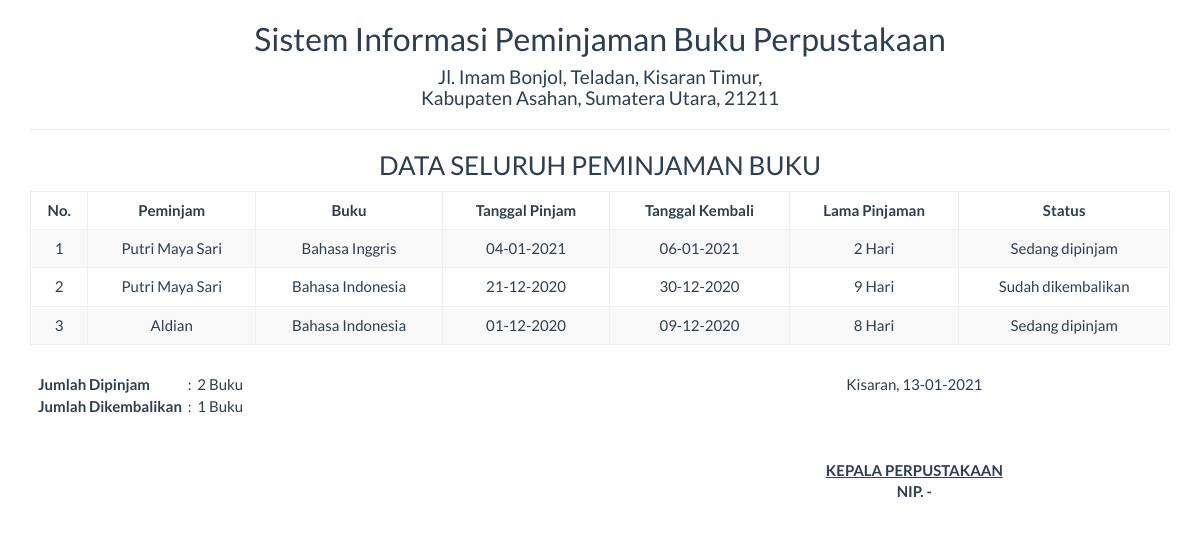
Screenshot of /report/peminjaman_semua.php with the database file from the repository.
### tables this page shows
CREATE TABLE `pinjam` (
  `id_pinjam` int(11) NOT NULL,
  `id_anggota` int(11) NOT NULL,
  `id_buku` int(11) NOT NULL,
  `tgl_pinjam` date NOT NULL,
  `tgl_kembali` date NOT NULL,
  `status_pinjam` varchar(20) NOT NULL
);

CREATE TABLE `anggota` (
  `id_anggota` int(11) NOT NULL,
  `nama` varchar(255) DEFAULT NULL,
  `alamat` varchar(255) DEFAULT NULL,
  `status_pekerjaan` varchar(255) DEFAULT NULL,
  `no_telpon` varchar(20) DEFAULT NULL
);

CREATE TABLE `buku` (
  `id_buku` int(11) NOT NULL,
  `judul` varchar(255) DEFAULT NULL,
  `pengarang` varchar(255) DEFAULT NULL,
  `penerbit` varchar(255) DEFAULT NULL,
  `tahun` varchar(10) DEFAULT NULL,
  `jumlah` int(11) DEFAULT NULL
);

### report/peminjaman_semua.php (the view, shortened to what this page needs)
<!DOCTYPE html>
<html>
    <head>
        <link href="../Assets/css/bootstrap.min.css" rel="stylesheet" type="text/css"/>
    </head>
    <body onload="print()">
        <?php
        include '../config/koneksi.php';
        ?>
        <div class="container">
            <div class='row'>
                <div class="col-sm-12">
                    <div class="text-center">
                        <h2>Sistem Informasi Peminjaman Buku Perpustakaan </h2>
                        <h4>Jl. Imam Bonjol, Teladan, Kisaran Timur, <br> Kabupaten Asahan, Sumatera Utara, 21211</h4>
                        <hr>
                        <h3>DATA SELURUH PEMINJAMAN BUKU</h3>
                        <table id="dtskripsi" class="table table-bordered table-striped table-hover">
                            <thead>
                                <tr>
                                    <th><center>No.</center></th>
                                    <th><center>Peminjam</center></th>
                                    <th><center>Buku</center></th>
                                    <th><center>Tanggal Pinjam</center></th>
                                    <th><center>Tanggal Kembali</center></th>
                                    <th><center>Lama Pinjaman</center></th>
                                    <th><center>Status</center></th>
                                </tr>
                            </thead>
                            <tbody>
                                <?php
                                $sql = "SELECT * FROM pinjam JOIN anggota ON pinjam.id_anggota=anggota.id_anggota JOIN buku ON pinjam.id_buku=buku.id_buku ORDER BY id_pinjam DESC";
                                $query = mysqli_query($koneksi, $sql) or die("SQL Anda Salah");
                                $nomor = 0;
                                while ($data = mysqli_fetch_array($query)) {
                                    $nomor++;
                                    $lama = date_diff(date_create($data['tgl_pinjam']), date_create($data['tgl_kembali']));
                                    ?>
                                    <tr>
                                        <td><?= $nomor ?></td>
                                        <td><?= $data['nama'] ?></td>
                                        <td><?= $data['judul'] ?></td>
                                        <td><?= date('d-m-Y', strtotime($data['tgl_pinjam'])) ?></td>
                                        <td><?= date('d-m-Y', strtotime($data['tgl_kembali'])) ?></td>
                                        <td><?= $lama->days ?> Hari</td>
                                        <td><?= $data['status_pinjam'] ?></td>
                                    </tr>
                                <?php } ?>
                            </tbody>
                        </table>
                        <table class="table">
                                <tbody>
                                    <tr>
                                        <td>
                                            <table>
                                                <?php
                                                    $sql3 = "SELECT status_pinjam FROM pinjam WHERE status_pinjam='Sedang dipinjam'";
                                                    $query3 = mysqli_query($koneksi, $sql3) or die("SQL Anda Salah");
                                                    $total1 = mysqli_num_rows($query3);
                                                    $sql4 = "SELECT status_pinjam FROM pinjam WHERE status_pinjam='Sudah dikembalikan'";
                                                    $query4 = mysqli_query($koneksi, $sql4) or die("SQL Anda Salah");
                                                    $total2 = mysqli_num_rows($query4);
                                                ?>
                                                <tr>
                                                    <th>Jumlah Dipinjam</th><td>&nbsp;  : &nbsp;</td><td> <?= $total1 ?> Buku</td>
                                                </tr>
                                                <tr>
                                                    <th>Jumlah Dikembalikan</th><td>&nbsp;  : &nbsp;</td><td> <?= $total2 ?> Buku</td>
                                                </tr>
                                            </table>
                                        </td>
                                        <td></td>
                                        <td>
                                            <div class="text-center">
                                                Kisaran,  <?= date("d-m-Y") ?>
                                                <br><br><br><br>
                                                <u><strong>KEPALA PERPUSTAKAAN<strong></u><br>
                                                NIP. -
                                            </div>
                                        </td>
                                    </tr>
                                </tbody>
                        </table>
                    </div>
                </div>
            </div>
    </body>
</html>

### rows the page displays
pinjam: id_anggota.nama "Putri Maya Sari", id_buku.judul "Bahasa Inggris", tgl_pinjam "04-01-2021", tgl_kembali "06-01-2021", tgl_pinjam+tgl_kembali "2", status_pinjam "Sedang dipinjam"
pinjam: id_anggota.nama "Putri Maya Sari", id_buku.judul "Bahasa Indonesia", tgl_pinjam "21-12-2020", tgl_kembali "30-12-2020", tgl_pinjam+tgl_kembali "9", status_pinjam "Sudah dikembalikan"
pinjam: id_anggota.nama "Aldian", id_buku.judul "Bahasa Indonesia", tgl_pinjam "01-12-2020", tgl_kembali "09-12-2020", tgl_pinjam+tgl_kembali "8", status_pinjam "Sedang dipinjam"

### other values shown
$total1 "2"
$total2 "1"
